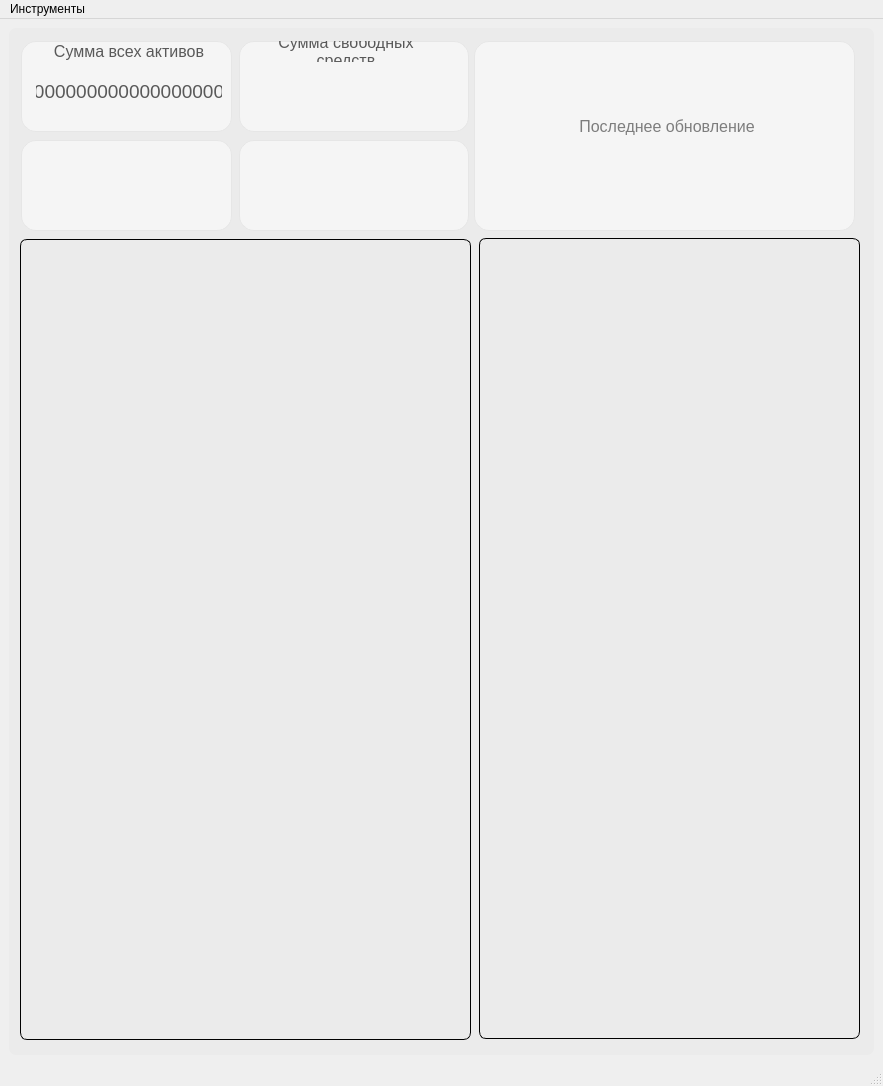
<?xml version="1.0" encoding="UTF-8"?>
<ui version="4.0">
 <class>MainWindow</class>
 <widget class="QMainWindow" name="MainWindow">
  <property name="geometry">
   <rect>
    <x>0</x>
    <y>0</y>
    <width>883</width>
    <height>1086</height>
   </rect>
  </property>
  <property name="windowTitle">
   <string>MainWindow</string>
  </property>
  <widget class="QWidget" name="centralwidget">
   <layout class="QVBoxLayout" name="verticalLayout">
    <item>
     <widget class="QWidget" name="general_widget" native="true">
      <property name="sizePolicy">
       <sizepolicy hsizetype="Expanding" vsizetype="Expanding">
        <horstretch>100</horstretch>
        <verstretch>100</verstretch>
       </sizepolicy>
      </property>
      <property name="minimumSize">
       <size>
        <width>840</width>
        <height>0</height>
       </size>
      </property>
      <property name="contextMenuPolicy">
       <enum>Qt::NoContextMenu</enum>
      </property>
      <property name="styleSheet">
       <string notr="true">border: solid 1px;
border-radius: 7px;
background-color: rgb(235,235,235);</string>
      </property>
      <widget class="QFrame" name="frame_3">
       <property name="geometry">
        <rect>
         <x>230</x>
         <y>13</y>
         <width>230</width>
         <height>91</height>
        </rect>
       </property>
       <property name="minimumSize">
        <size>
         <width>181</width>
         <height>91</height>
        </size>
       </property>
       <property name="contextMenuPolicy">
        <enum>Qt::NoContextMenu</enum>
       </property>
       <property name="styleSheet">
        <string notr="true">QFrame{border: 1px solid;
border-radius: 15px;
border-color:rgb(230, 230, 230);
color: rgb(89, 89, 89);
padding-left: 5px;
background-color:rgb(245, 245, 245);
}
QFrame:hover {border: 1px solid;
border-color: rgb(220, 220,220);}</string>
       </property>
       <property name="frameShape">
        <enum>QFrame::StyledPanel</enum>
       </property>
       <property name="frameShadow">
        <enum>QFrame::Raised</enum>
       </property>
       <widget class="QLabel" name="frame_3_label">
        <property name="geometry">
         <rect>
          <x>4</x>
          <y>0</y>
          <width>201</width>
          <height>21</height>
         </rect>
        </property>
        <property name="minimumSize">
         <size>
          <width>151</width>
          <height>21</height>
         </size>
        </property>
        <property name="styleSheet">
         <string notr="true">QLabel{border-style: solid;
border-width: 0px;
border-color: black;
font-weight:bolt;
font-size:12pt;
background-color: rgba(0, 0, 0, 0);
}



</string>
        </property>
        <property name="frameShape">
         <enum>QFrame::Panel</enum>
        </property>
        <property name="frameShadow">
         <enum>QFrame::Plain</enum>
        </property>
        <property name="lineWidth">
         <number>-1</number>
        </property>
        <property name="midLineWidth">
         <number>-1</number>
        </property>
        <property name="text">
         <string>Сумма свободных средств</string>
        </property>
        <property name="textFormat">
         <enum>Qt::PlainText</enum>
        </property>
        <property name="alignment">
         <set>Qt::AlignCenter</set>
        </property>
        <property name="wordWrap">
         <bool>true</bool>
        </property>
        <property name="margin">
         <number>-1</number>
        </property>
       </widget>
      </widget>
      <widget class="QFrame" name="frame_1">
       <property name="geometry">
        <rect>
         <x>12</x>
         <y>13</y>
         <width>211</width>
         <height>91</height>
        </rect>
       </property>
       <property name="minimumSize">
        <size>
         <width>181</width>
         <height>91</height>
        </size>
       </property>
       <property name="contextMenuPolicy">
        <enum>Qt::NoContextMenu</enum>
       </property>
       <property name="styleSheet">
        <string notr="true">QFrame{border: 1px solid;
border-radius: 15px;
border-color:rgb(230, 230, 230);
color: rgb(89, 89, 89);
padding-left: 5px;
background-color:rgb(245, 245, 245);
}
QFrame:hover {border: 1px solid;
border-color: rgb(220, 220,220);}</string>
       </property>
       <property name="frameShape">
        <enum>QFrame::Panel</enum>
       </property>
       <property name="frameShadow">
        <enum>QFrame::Plain</enum>
       </property>
       <widget class="QLabel" name="frame_1_label">
        <property name="geometry">
         <rect>
          <x>10</x>
          <y>0</y>
          <width>191</width>
          <height>21</height>
         </rect>
        </property>
        <property name="minimumSize">
         <size>
          <width>151</width>
          <height>21</height>
         </size>
        </property>
        <property name="styleSheet">
         <string notr="true">QLabel {border-style: solid;
                border-width: 0px;
               border-color: black;
               font-weight:bolt;
               font-size:12pt;
background-color: rgba(0, 0, 0, 0);}


</string>
        </property>
        <property name="frameShape">
         <enum>QFrame::Panel</enum>
        </property>
        <property name="frameShadow">
         <enum>QFrame::Plain</enum>
        </property>
        <property name="lineWidth">
         <number>-1</number>
        </property>
        <property name="midLineWidth">
         <number>-1</number>
        </property>
        <property name="text">
         <string>Сумма всех активов</string>
        </property>
        <property name="alignment">
         <set>Qt::AlignCenter</set>
        </property>
       </widget>
       <widget class="QLabel" name="total_maney_value_label">
        <property name="geometry">
         <rect>
          <x>10</x>
          <y>40</y>
          <width>191</width>
          <height>21</height>
         </rect>
        </property>
        <property name="minimumSize">
         <size>
          <width>151</width>
          <height>21</height>
         </size>
        </property>
        <property name="styleSheet">
         <string notr="true">QLabel {border-style: solid;
                border-width: 0px;
               border-color: black;
               font-weight:bolt;
               font-size:14pt;
background-color: rgba(0, 0, 0, 0);}


</string>
        </property>
        <property name="frameShape">
         <enum>QFrame::Panel</enum>
        </property>
        <property name="frameShadow">
         <enum>QFrame::Plain</enum>
        </property>
        <property name="lineWidth">
         <number>-1</number>
        </property>
        <property name="midLineWidth">
         <number>-1</number>
        </property>
        <property name="text">
         <string>000000000000000000</string>
        </property>
        <property name="alignment">
         <set>Qt::AlignCenter</set>
        </property>
       </widget>
      </widget>
      <widget class="QFrame" name="frame_2">
       <property name="geometry">
        <rect>
         <x>12</x>
         <y>112</y>
         <width>211</width>
         <height>91</height>
        </rect>
       </property>
       <property name="minimumSize">
        <size>
         <width>181</width>
         <height>91</height>
        </size>
       </property>
       <property name="contextMenuPolicy">
        <enum>Qt::NoContextMenu</enum>
       </property>
       <property name="styleSheet">
        <string notr="true">QFrame{border: 1px solid;
border-radius: 15px;
border-color:rgb(230, 230, 230);
color: rgb(89, 89, 89);
padding-left: 5px;
background-color:rgb(245, 245, 245);
}
QFrame:hover {border: 1px solid;
border-color: rgb(220, 220,220);}</string>
       </property>
       <property name="frameShape">
        <enum>QFrame::StyledPanel</enum>
       </property>
       <property name="frameShadow">
        <enum>QFrame::Raised</enum>
       </property>
      </widget>
      <widget class="QFrame" name="frame_4">
       <property name="geometry">
        <rect>
         <x>230</x>
         <y>112</y>
         <width>230</width>
         <height>91</height>
        </rect>
       </property>
       <property name="minimumSize">
        <size>
         <width>181</width>
         <height>91</height>
        </size>
       </property>
       <property name="contextMenuPolicy">
        <enum>Qt::NoContextMenu</enum>
       </property>
       <property name="styleSheet">
        <string notr="true">QFrame{border: 1px solid;
border-radius: 15px;
border-color:rgb(230, 230, 230);
color: rgb(89, 89, 89);
padding-left: 5px;
background-color:rgb(245, 245, 245);
}
QFrame:hover {border: 1px solid;
border-color: rgb(220, 220,220);}</string>
       </property>
       <property name="frameShape">
        <enum>QFrame::StyledPanel</enum>
       </property>
       <property name="frameShadow">
        <enum>QFrame::Raised</enum>
       </property>
      </widget>
      <widget class="QFrame" name="frame_5">
       <property name="geometry">
        <rect>
         <x>465</x>
         <y>13</y>
         <width>381</width>
         <height>190</height>
        </rect>
       </property>
       <property name="minimumSize">
        <size>
         <width>181</width>
         <height>91</height>
        </size>
       </property>
       <property name="contextMenuPolicy">
        <enum>Qt::NoContextMenu</enum>
       </property>
       <property name="styleSheet">
        <string notr="true">QFrame{border: 1px solid;
border-radius: 15px;
border-color:rgb(230, 230, 230);
color: rgb(89, 89, 89);
padding-left: 5px;
background-color:rgb(245, 245, 245);
}
QFrame:hover {border: 1px solid;
border-color: rgb(220, 220,220);}</string>
       </property>
       <property name="frameShape">
        <enum>QFrame::StyledPanel</enum>
       </property>
       <property name="frameShadow">
        <enum>QFrame::Raised</enum>
       </property>
       <widget class="QLabel" name="last_update_lable">
        <property name="geometry">
         <rect>
          <x>20</x>
          <y>30</y>
          <width>341</width>
          <height>111</height>
         </rect>
        </property>
        <property name="minimumSize">
         <size>
          <width>151</width>
          <height>21</height>
         </size>
        </property>
        <property name="styleSheet">
         <string notr="true">QLabel {border-style: solid;
                border-width: 0px;
               border-color: black;
               font-weight:bolt;
               font-size:12pt;
	color: rgb(125, 125, 125);
background-color: rgba(0, 0, 0, 0);}


</string>
        </property>
        <property name="frameShape">
         <enum>QFrame::Panel</enum>
        </property>
        <property name="frameShadow">
         <enum>QFrame::Plain</enum>
        </property>
        <property name="lineWidth">
         <number>1</number>
        </property>
        <property name="midLineWidth">
         <number>1</number>
        </property>
        <property name="text">
         <string>Последнее обновление</string>
        </property>
        <property name="textFormat">
         <enum>Qt::PlainText</enum>
        </property>
        <property name="alignment">
         <set>Qt::AlignCenter</set>
        </property>
       </widget>
      </widget>
      <widget class="QTableWidget" name="positions_table">
       <property name="geometry">
        <rect>
         <x>11</x>
         <y>211</y>
         <width>451</width>
         <height>801</height>
        </rect>
       </property>
       <property name="sizePolicy">
        <sizepolicy hsizetype="Preferred" vsizetype="Expanding">
         <horstretch>100</horstretch>
         <verstretch>100</verstretch>
        </sizepolicy>
       </property>
       <property name="tabletTracking">
        <bool>true</bool>
       </property>
       <property name="styleSheet">
        <string notr="true">QFrame{border: 1px solid;}</string>
       </property>
       <property name="frameShape">
        <enum>QFrame::StyledPanel</enum>
       </property>
       <property name="frameShadow">
        <enum>QFrame::Sunken</enum>
       </property>
       <property name="midLineWidth">
        <number>1</number>
       </property>
       <property name="verticalScrollBarPolicy">
        <enum>Qt::ScrollBarAsNeeded</enum>
       </property>
       <property name="sizeAdjustPolicy">
        <enum>QAbstractScrollArea::AdjustIgnored</enum>
       </property>
       <property name="editTriggers">
        <set>QAbstractItemView::NoEditTriggers</set>
       </property>
       <property name="alternatingRowColors">
        <bool>true</bool>
       </property>
       <property name="selectionMode">
        <enum>QAbstractItemView::SingleSelection</enum>
       </property>
       <property name="selectionBehavior">
        <enum>QAbstractItemView::SelectRows</enum>
       </property>
       <property name="showGrid">
        <bool>false</bool>
       </property>
       <property name="sortingEnabled">
        <bool>false</bool>
       </property>
      </widget>
      <widget class="QTableWidget" name="accounts_table">
       <property name="geometry">
        <rect>
         <x>470</x>
         <y>210</y>
         <width>381</width>
         <height>801</height>
        </rect>
       </property>
       <property name="sizePolicy">
        <sizepolicy hsizetype="Preferred" vsizetype="Expanding">
         <horstretch>100</horstretch>
         <verstretch>100</verstretch>
        </sizepolicy>
       </property>
       <property name="tabletTracking">
        <bool>true</bool>
       </property>
       <property name="contextMenuPolicy">
        <enum>Qt::NoContextMenu</enum>
       </property>
       <property name="styleSheet">
        <string notr="true">QFrame{border: 1px solid;}</string>
       </property>
       <property name="frameShape">
        <enum>QFrame::StyledPanel</enum>
       </property>
       <property name="frameShadow">
        <enum>QFrame::Sunken</enum>
       </property>
       <property name="midLineWidth">
        <number>1</number>
       </property>
       <property name="verticalScrollBarPolicy">
        <enum>Qt::ScrollBarAsNeeded</enum>
       </property>
       <property name="sizeAdjustPolicy">
        <enum>QAbstractScrollArea::AdjustIgnored</enum>
       </property>
       <property name="alternatingRowColors">
        <bool>true</bool>
       </property>
       <property name="selectionMode">
        <enum>QAbstractItemView::SingleSelection</enum>
       </property>
       <property name="selectionBehavior">
        <enum>QAbstractItemView::SelectRows</enum>
       </property>
       <property name="showGrid">
        <bool>false</bool>
       </property>
      </widget>
     </widget>
    </item>
   </layout>
  </widget>
  <widget class="QMenuBar" name="menubar">
   <property name="geometry">
    <rect>
     <x>0</x>
     <y>0</y>
     <width>883</width>
     <height>22</height>
    </rect>
   </property>
   <widget class="QMenu" name="main_menu">
    <property name="title">
     <string>Инструменты</string>
    </property>
    <addaction name="open_table_view"/>
    <addaction name="open_test_panel"/>
    <addaction name="separator"/>
    <addaction name="exit_action"/>
   </widget>
   <addaction name="main_menu"/>
  </widget>
  <widget class="QStatusBar" name="statusbar"/>
  <action name="open_table_view">
   <property name="text">
    <string>Журнал</string>
   </property>
  </action>
  <action name="open_test_panel">
   <property name="text">
    <string>Временная панель</string>
   </property>
  </action>
  <action name="exit_action">
   <property name="text">
    <string>Выход</string>
   </property>
  </action>
  <action name="action">
   <property name="text">
    <string>Детали...</string>
   </property>
  </action>
 </widget>
 <resources/>
 <connections/>
</ui>
